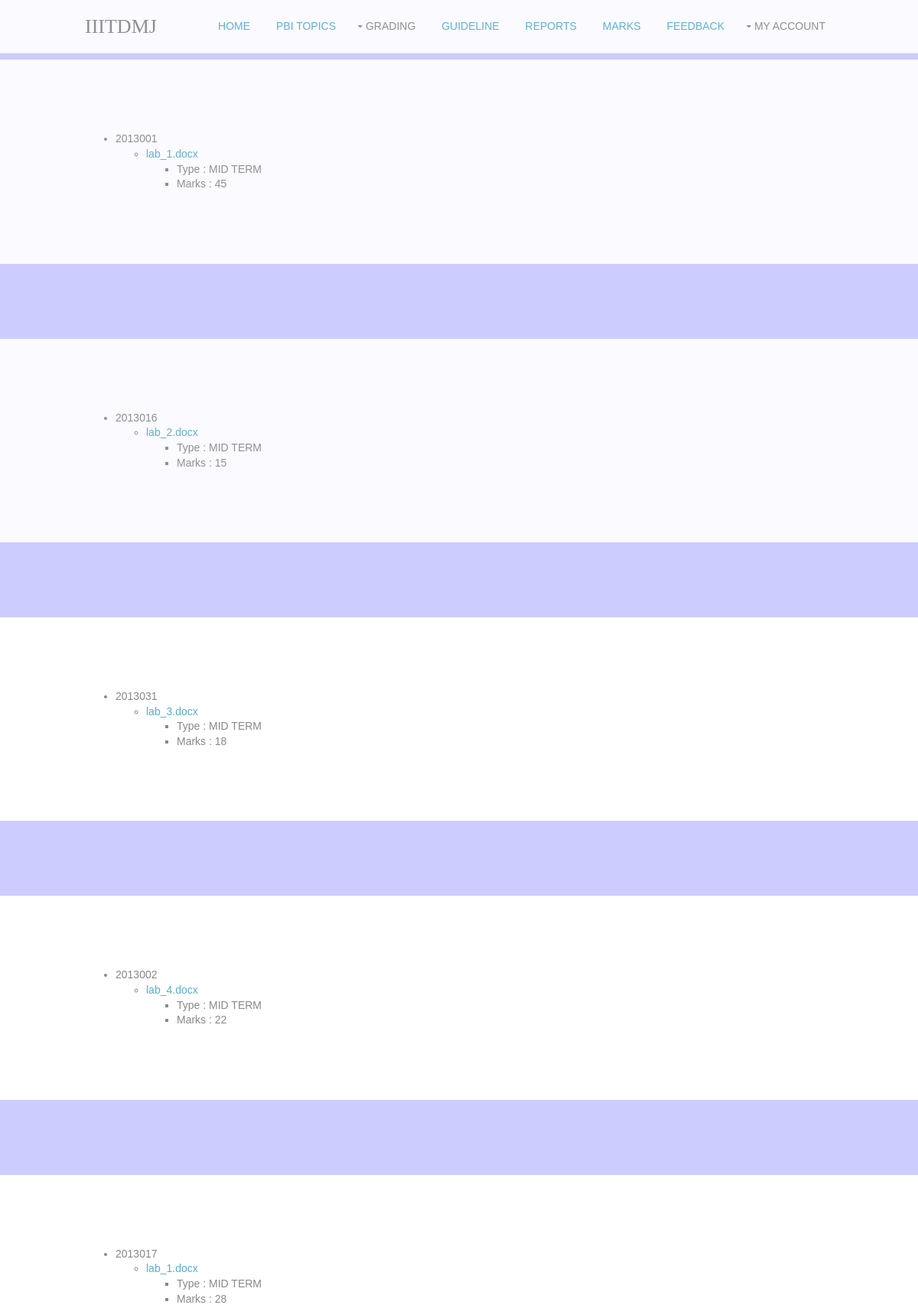
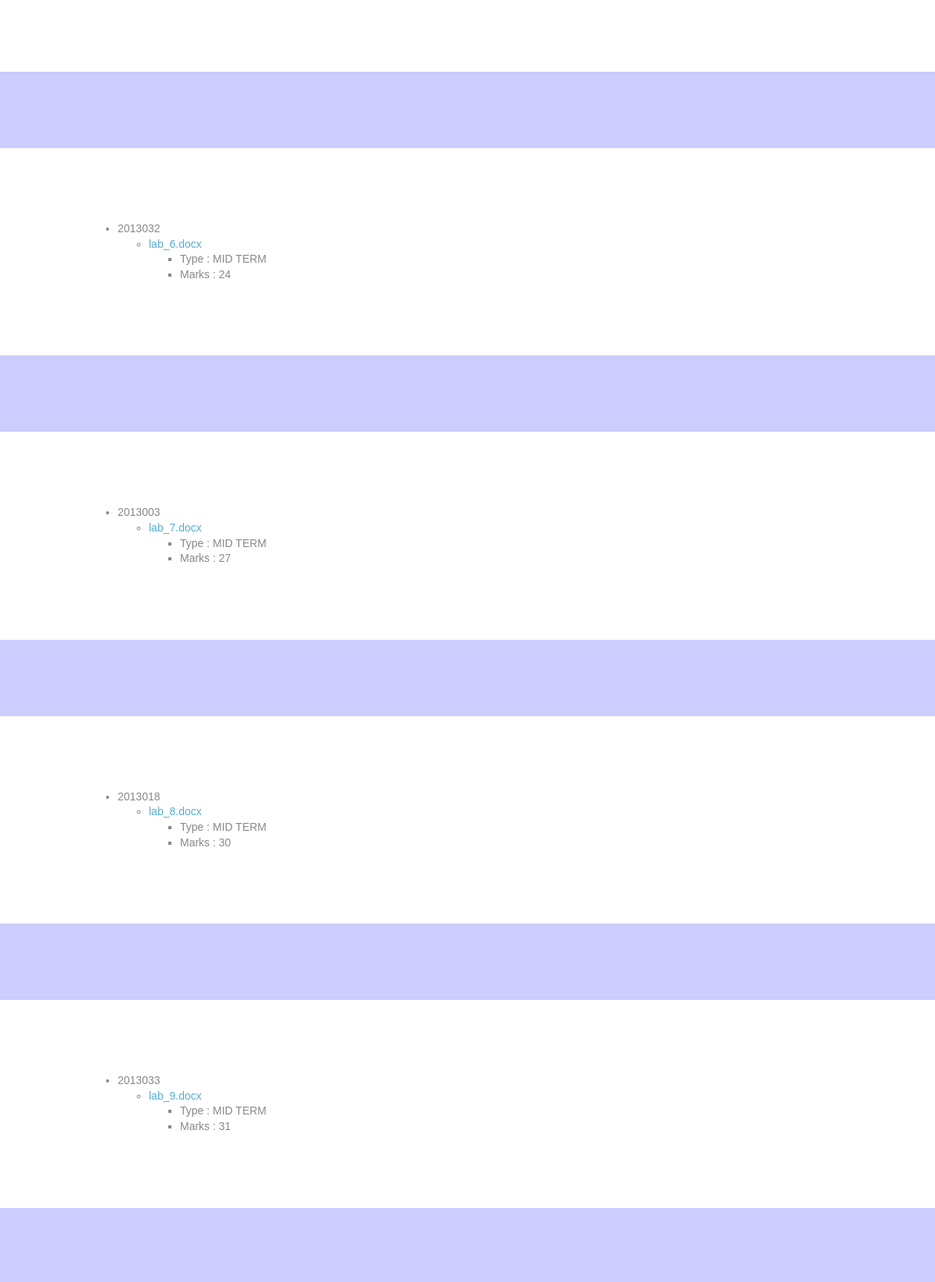
Screenshot of /marks_chairmanlist.php (upper part) with the database file from the repository (2 pictures, top to bottom).
### tables this page shows
CREATE TABLE IF NOT EXISTS `REPORT` (
  `REPORT_ID` int(7) NOT NULL,
  `TYPE` varchar(20) NOT NULL,
  `FAC_ID` int(7) NOT NULL,
  `RO_NO` int(7) NOT NULL,
  `REPORT_NAME` varchar(20) DEFAULT NULL,
  `MARKS` float NOT NULL,
  PRIMARY KEY (`REPORT_ID`,`RO_NO`)
);

### marks_chairmanlist.php (the view, shortened to what this page needs)
<?php
  echo'<div style="opacity:0.9;margin:0;border-radius:10px;width:100%;">';
    include 'main_student.php';
		echo '<div style="" id="head">';
  if(1)
  {
include('db_conn.php');
$qry = "SELECT R.RO_NO,R.REPORT_NAME,R.TYPE,R.MARKS FROM REPORT R ";
$result = mysqli_query($link,$qry);
while ($row = mysqli_fetch_assoc($result))
{
	$report_name=$row['REPORT_NAME'];
	echo '
	<br><br><br><br>
	<div class="wrapper row3">
  <main class="container clear">
<ul><li> '.$row['RO_NO'].'</li>
  <ul><li> <a href="design_lab/'.$report_name.'">'.$row['REPORT_NAME'].' </a>   </li>
   <ul><li>   Type : '.$row['TYPE'].' </li>
   <li>   Marks : '.$row['MARKS'].' </li>
   </ul>
   </ul>
</ul>
			</p>
			</div>
			</div><br>';
}
include ('footer.php');
 }
 else
  {
	exit();
	}
?>

### layout/styles/layout.css (style rules this page uses)
.container { padding:80px 0; }
body { color:#B4B4B4; background-color:#CCCCFF; }
a { color:#56AED4; }
.row3 { color:#888888; background-color:#FFFFFF; }

### layout/styles/framework.css (style rules this page uses)
html { overflow-y:scroll; }
html, body { margin:0; padding:0; font-size:14px; line-height:1.4em; }
.clear, .group { display:block; }
.clear::before, .clear::after, .group::before, .group::after { display:table; content:""; }
.clear, .clear::after, .group, .group::after { clear:both; }
a { outline:none; text-decoration:none; }
body, input, textarea, select { font-family:Verdana, Geneva, sans-serif; }
.wrapper { display:block; position:relative; width:100%; margin:0; padding:0; text-align:left; word-wrap:break-word; }
#header, .shout, #pageintro, .container, .clients, #footer, #copyright { display:block; width:978px; margin:0 auto; }
address, article, aside, figcaption, figure, footer, header, main, nav, section { display:block; margin:0; padding:0; }

### rows the page displays
report: RO_NO "2013001", REPORT_NAME "lab_1.docx", TYPE "MID TERM", MARKS "45"
report: RO_NO "2013016", REPORT_NAME "lab_2.docx", TYPE "MID TERM", MARKS "15"
report: RO_NO "2013031", REPORT_NAME "lab_3.docx", TYPE "MID TERM", MARKS "18"
report: RO_NO "2013002", REPORT_NAME "lab_4.docx", TYPE "MID TERM", MARKS "22"
report: RO_NO "2013017", REPORT_NAME "lab_1.docx", TYPE "MID TERM", MARKS "28"
report: RO_NO "2013032", REPORT_NAME "lab_6.docx", TYPE "MID TERM", MARKS "24"
report: RO_NO "2013003", REPORT_NAME "lab_7.docx", TYPE "MID TERM", MARKS "27"
report: RO_NO "2013018", REPORT_NAME "lab_8.docx", TYPE "MID TERM", MARKS "30"
report: RO_NO "2013033", REPORT_NAME "lab_9.docx", TYPE "MID TERM", MARKS "31"
